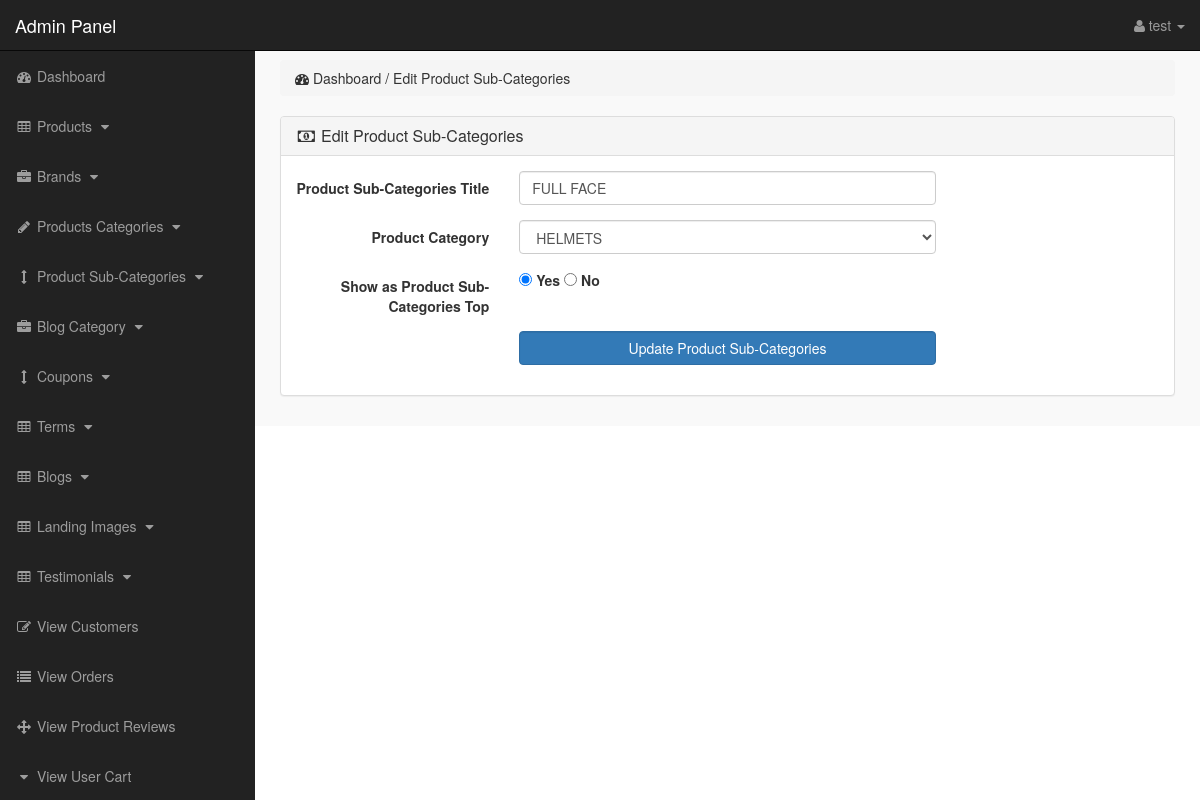
The app's page /admin_area/index?edit_cat=1 (signed in) with its own data.
### tables this page shows
CREATE TABLE `categories` (
  `cat_id` int(10) NOT NULL,
  `p_cat_id` int(11) NOT NULL,
  `cat_title` text NOT NULL,
  `cat_top` text NOT NULL
);

CREATE TABLE `product_categories` (
  `p_cat_id` int(10) NOT NULL,
  `p_cat_title` text NOT NULL,
  `p_cat_top` text NOT NULL
);

### admin_area/edit_cat.php (the view, shortened to what this page needs)
<?php
if (!isset($_SESSION['admin_email'])) {
    echo "<script>window.open('login','_self')</script>";
} else {
?>
    <?php
    if (isset($_GET['edit_cat'])) {
        $edit_id = $_GET['edit_cat'];
        $edit_cat = "select * from categories where cat_id='$edit_id'";
        $run_edit = mysqli_query($con, $edit_cat);
        $row_edit = mysqli_fetch_array($run_edit);
        $c_title = $row_edit['cat_title'];
        $c_top = $row_edit['cat_top'];
        $p_cat_id = $row_edit['p_cat_id'];
        $edit_cat2 = "select * from product_categories where p_cat_id='$p_cat_id'";
        $run_edit2 = mysqli_query($con, $edit_cat2);
        $row_edit2 = mysqli_fetch_array($run_edit2);
        $p_cat = $row_edit2['p_cat_id'];
        $p_cat_title = $row_edit2['p_cat_title'];
    }
    ?>
    <div class="row">
        <div class="col-lg-12">
            <ol class="breadcrumb">
                <li>
                    <i class="fa fa-dashboard"></i> Dashboard / Edit Product Sub-Categories
                </li>
            </ol>
        </div>
    </div>
    <div class="row">
        <div class="col-lg-12">
            <div class="panel panel-default">
                <div class="panel-heading">
                    <h3 class="panel-title">
                        <i class="fa fa-money fa-fw"></i> Edit Product Sub-Categories
                    </h3>
                </div>
                <div class="panel-body">
                    <form class="form-horizontal" action="" method="post" enctype="multipart/form-data">
                        <div class="form-group">
                            <label class="col-md-3 control-label">Product Sub-Categories Title</label>
                            <div class="col-md-6">
                                <input type="text" name="cat_title" class="form-control" value="<?php echo $c_title; ?>">
                            </div>
                        </div>
                        <div class="form-group">
                            <label class="col-md-3 control-label"> Product Category </label>
                            <div class="col-md-6">
                                <select name="product_cat" class="form-control">
                                    <option value="<?php echo $p_cat; ?>"> <?php echo $p_cat_title; ?> </option>
                                </select>
                            </div>
                        </div>
                        <div class="form-group">
                            <label class="col-md-3 control-label">Show as Product Sub-Categories Top</label>
                            <div class="col-md-6">
                                <input type="radio" name="cat_top" value="yes"
                                    <?php if ($c_top == 'no') {
                                    } else {
                                        echo "checked='checked'";
                                    } ?>>
                                <label>Yes</label>
                                <input type="radio" name="cat_top" value="no"
                                    <?php if ($c_top == 'no') {
                                        echo "checked='checked'";
                                    } else {
                                    } ?>>
                                <label>No</label>
                            </div>
                        </div>
                        <div class="form-group">
                            <label class="col-md-3 control-label"></label>
                            <div class="col-md-6">
                                <input type="submit" name="update" value="Update Product Sub-Categories" class="btn btn-primary form-control">
                            </div>
                        </div>
                    </form>
                </div>
            </div>
        </div>
    </div>
<?php } ?>

### admin_area/includes/sidebar.php (shortened to what this page needs)
<?php
if (!isset($_SESSION['admin_email'])) {
    echo "<script>window.open('login','_self')</script>";
} else {
?>
    <nav class="navbar navbar-inverse navbar-fixed-top">
        <div class="navbar-header">
            <a class="navbar-brand" href="index?dashboard">Admin Panel</a>
        </div>
        <ul class="nav navbar-right top-nav">
            <li class="dropdown">
                <a href="#" class="dropdown-toggle" data-toggle="dropdown">
                    <i class="fa fa-user"></i>
                    <?php echo $admin_name; ?> <b class="caret"></b>
                </a>
            </li>
        </ul>
        <div class="collapse navbar-collapse navbar-ex1-collapse">
            <ul class="nav navbar-nav side-nav">
                <li>
                    <a href="index?dashboard">
                        <i class="fa fa-fw fa-dashboard"></i> Dashboard
                    </a>
                </li>
                <li>
                    <a href="#" data-toggle="collapse" data-target="#products">
                        <i class="fa fa-fw fa-table"></i> Products
                        <i class="fa fa-fw fa-caret-down"></i>
                    </a>
                </li>
                <li>
                    <a href="#" data-toggle="collapse" data-target="#manufacturers">
                        <i class="fa fa-fw fa-briefcase"></i> Brands
                        <i class="fa fa-fw fa-caret-down"></i>
                    </a>
                </li>
                <li>
                    <a href="#" data-toggle="collapse" data-target="#p_cat">
                        <i class="fa fa-fw fa-pencil"></i> Products Categories
                        <i class="fa fa-fw fa-caret-down"></i>
                    </a>
                </li>
                <li>
                    <a href="#" data-toggle="collapse" data-target="#cat">
                        <i class="fa fa-fw fa-arrows-v"></i> Product Sub-Categories
                        <i class="fa fa-fw fa-caret-down"></i>
                    </a>
                </li>
                <li>
                    <a href="#" data-toggle="collapse" data-target="#blog_category">
                        <i class="fa fa-fw fa-briefcase"></i> Blog Category
                        <i class="fa fa-fw fa-caret-down"></i>
                    </a>
                </li>
                <li>
                    <a href="#" data-toggle="collapse" data-target="#coupons">
                        <i class="fa fa-fw fa-arrows-v"></i> Coupons
                        <i class="fa fa-fw fa-caret-down"></i>
                    </a>
                </li>
                <li>
                    <a href="#" data-toggle="collapse" data-target="#terms">
                        <i class="fa fa-fw fa-table"></i> Terms
                        <i class="fa fa-fw fa-caret-down"></i>
                    </a>
                </li>
                <li>
                    <a href="#" data-toggle="collapse" data-target="#blogs">
                        <i class="fa fa-fw fa-table"></i> Blogs
                        <i class="fa fa-fw fa-caret-down"></i>
                    </a>
                </li>
                <li>
                    <a href="#" data-toggle="collapse" data-target="#landing_images">
                        <i class="fa fa-fw fa-table"></i> Landing Images
                        <i class="fa fa-fw fa-caret-down"></i>
                    </a>
                </li>
                <li>
                    <a href="#" data-toggle="collapse" data-target="#testimonials">
                        <i class="fa fa-fw fa-table"></i> Testimonials
                        <i class="fa fa-fw fa-caret-down"></i>
                    </a>
                </li>
                <li>
                    <a href="index?view_customers">
                        <i class="fa fa-fw fa-edit"></i> View Customers
                    </a>
                </li>
                <li>
                    <a href="index?view_orders">
                        <i class="fa fa-fw fa-list"></i> View Orders
                    </a>
                </li>
                <li>
                    <a href="index?view_product_reviews">
                        <i class="fa fa-fw fa-arrows"></i> View Product Reviews
                    </a>
                </li>
                <li>
                    <a href="index?view_user_cart">
                        <i class="fa fa-fw fa-caret-down"></i> View User Cart
                    </a>
                </li>
            </ul>
        </div>
    </nav>
<?php } ?>

### admin_area/css/style.css (style rules this page uses)
body { margin-top:100px; }
@media (min-width: 768px) { body { margin-top:50px; } }
.top-nav { padding:0 15px; }
.top-nav>li { display:inline-block; float:left; }
.top-nav>li>a { padding-top:15px; padding-bottom:15px; line-height:20px; color:#999; }
@media (min-width: 768px) { .side-nav { position:fixed; top:51px; width:255px; border-radius:0; overflow-y:auto; background-color: #222; bottom:0; overflow-x:hidden; padding-bottom:40px; } }
@media (min-width: 768px) { .side-nav>li>a { width:255px; } }
.panel-body { border-radius:5px; }

### records on screen
categories: cat_title "FULL FACE", cat_top "☑"
product_categories: product_cat "HELMETS"

### other values on screen
$admin_name "test"
